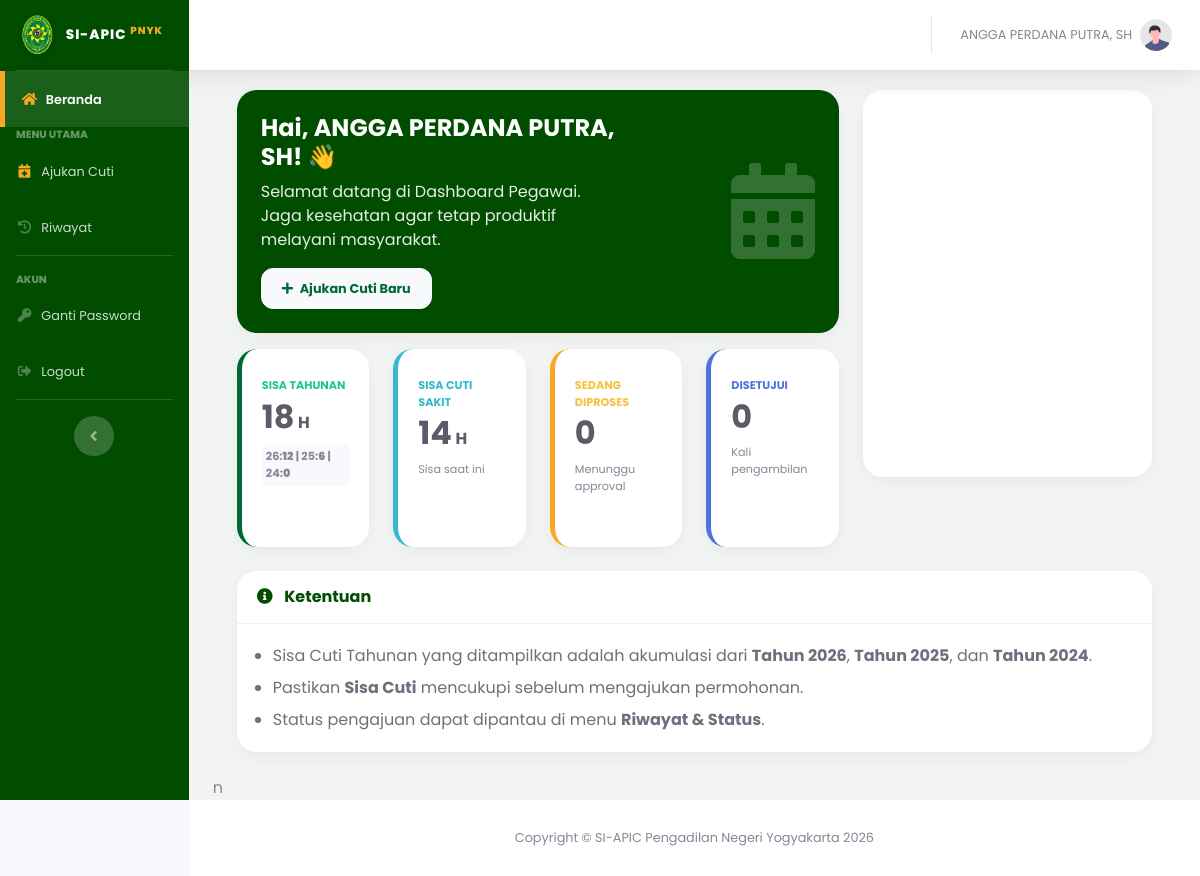
The page /index.php?page=dashboard_user (signed in) on the database as committed earlier.
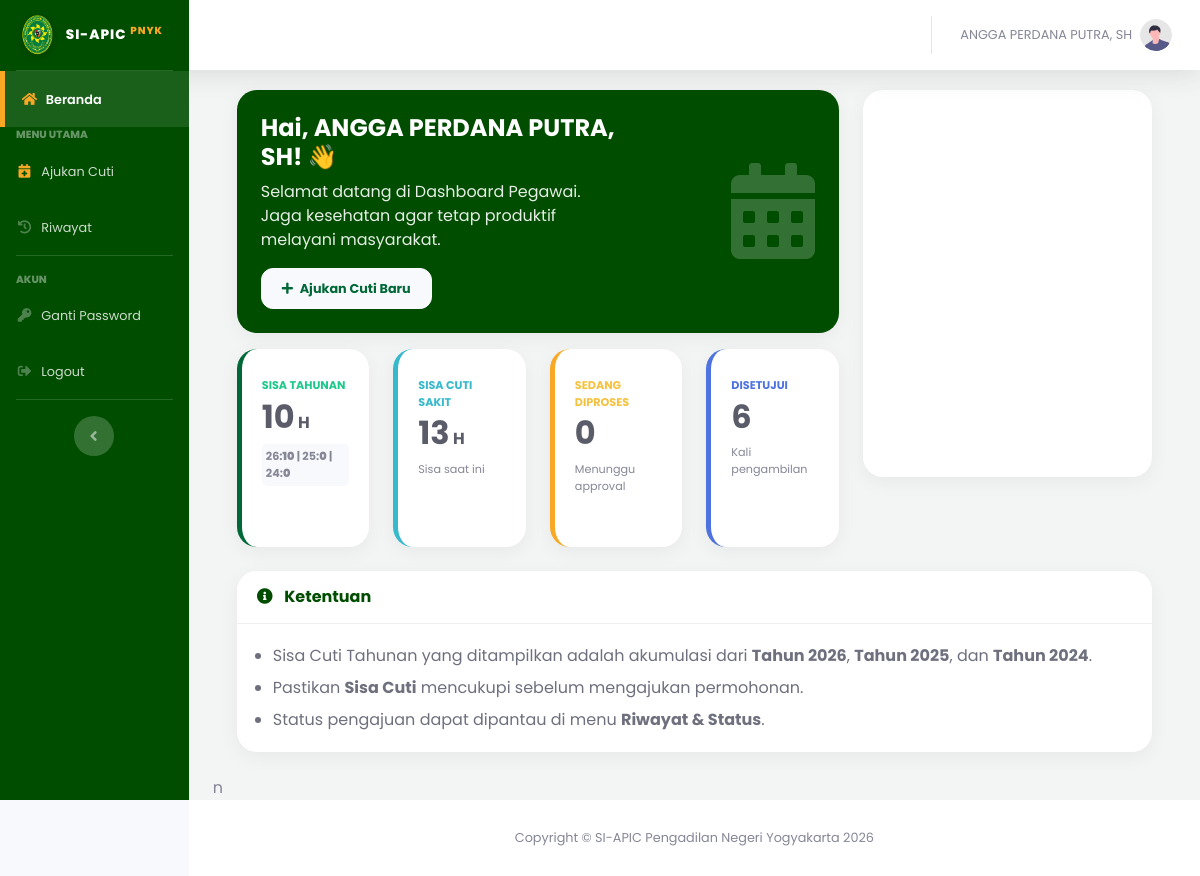
The same page on the database as committed later.
### tables this page shows
CREATE TABLE `users` (
  `id_user` int(11) NOT NULL,
  `nip` varchar(30) NOT NULL,
  `password` varchar(255) NOT NULL,
  `nama_lengkap` varchar(100) NOT NULL,
  `jabatan` varchar(100) DEFAULT NULL,
  `pangkat` varchar(50) DEFAULT NULL,
  `unit_kerja` varchar(100) DEFAULT 'Pengadilan Negeri Yogyakarta',
  `no_telepon` varchar(20) DEFAULT NULL,
  `role` enum('admin','user') NOT NULL,
  `is_atasan_langsung` tinyint(1) DEFAULT 0 COMMENT '1=Bisa TTD, 0=Staf Biasa',
  `sisa_cuti_n` int(11) DEFAULT 12,
  `sisa_cuti_n1` int(11) DEFAULT 0,
  `sisa_cuti_n2` int(11) DEFAULT 0,
  `kuota_cuti_sakit` int(11) DEFAULT 14,
  `created_at` timestamp NOT NULL DEFAULT current_timestamp(),
  `status_akun` enum('aktif','nonaktif') DEFAULT 'aktif',
  `id_atasan` int(11) DEFAULT NULL,
  `is_atasan` enum('0','1') DEFAULT '0'
);

### pages/user/dashboard.php (the view, shortened to what the changed rows need)
<?php
$id_user = $_SESSION['id_user'];
$query_user = mysqli_query($koneksi, "SELECT * FROM users WHERE id_user='$id_user'");
$total_tahunan = 0;
$sisa_sakit    = 0;
$nama_lengkap  = $_SESSION['nama_lengkap'];
if(mysqli_num_rows($query_user) > 0){
    $user = mysqli_fetch_assoc($query_user);
    $nama_lengkap = $user['nama_lengkap'];
    $n  = isset($user['sisa_cuti_n'])  ? $user['sisa_cuti_n']  : 0;
    $n1 = isset($user['sisa_cuti_n1']) ? $user['sisa_cuti_n1'] : 0;
    $n2 = isset($user['sisa_cuti_n2']) ? $user['sisa_cuti_n2'] : 0;
    $total_tahunan = $n + $n1 + $n2;
    $sisa_sakit = isset($user['kuota_cuti_sakit']) ? $user['kuota_cuti_sakit'] : 0;
}
$thn_skrg = date('Y');
$thn_min1 = $thn_skrg - 1;
$thn_min2 = $thn_skrg - 2;
$query_menunggu = mysqli_query($koneksi, "SELECT * FROM pengajuan_cuti WHERE id_user='$id_user' AND status='diajukan'");
$jml_menunggu = mysqli_num_rows($query_menunggu);
$query_setuju = mysqli_query($koneksi, "SELECT * FROM pengajuan_cuti WHERE id_user='$id_user' AND status='Disetujui' AND YEAR(tgl_mulai)='$thn_skrg'");
$jml_setuju = mysqli_num_rows($query_setuju);
?>
<div class="container-fluid">
    <div class="row">
        <div class="col-xl-8 col-lg-7">
            <div class="card text-white shadow mb-3" style="background: linear-gradient(90deg, #004d00 0%, #004d00 100%); border-radius: 20px; border:none;">
                <div class="card-body p-4">
                    <div class="row align-items-center">
                        <div class="col-md-8">
                            <h2 class="font-weight-bold mb-2" style="font-size: 1.5rem;">Hai, <?php echo $nama_lengkap; ?>! 👋</h2>
                            <p class="mb-3" style="opacity: 0.9;">Selamat datang di Dashboard Pegawai. Jaga kesehatan agar tetap produktif melayani masyarakat.</p>
                            <a href="index.php?page=form_cuti" class="btn btn-light font-weight-bold shadow-sm" style="border-radius: 30px; color: #006837 !important; font-size: 0.8rem;"><i class="fas fa-plus mr-1"></i> Ajukan Cuti Baru</a>
                        </div>
                        <div class="col-md-4 d-none d-md-block text-right">
                            <i class="fas fa-calendar-alt" style="font-size: 6rem; opacity: 0.2;"></i>
                        </div>
                    </div>
                </div>
            </div>
            <div class="row">
                <div class="col-xl-3 col-md-6 mb-4">
                    <div class="card py-2 border-left-success shadow-sm h-100" style="border-left: 5px solid #006837 !important;">
                        <div class="card-body">
                            <div class="text-xs font-weight-bold text-success text-uppercase mb-1">Sisa Tahunan</div>
                            <div class="h2 mb-0 font-weight-bold text-gray-800"><?php echo $total_tahunan; ?><span style="font-size:1rem"> H</span></div>
                            <div class="mt-2 text-xs font-weight-bold text-muted" style="background: #f8f9fc; padding: 4px; border-radius: 5px;">
                                <?php echo substr($thn_skrg, 2); ?>:<b><?php echo $n; ?></b> | <?php echo substr($thn_min1, 2); ?>:<b><?php echo $n1; ?></b> | <?php echo substr($thn_min2, 2); ?>:<b><?php echo $n2; ?></b>
                            </div>
                        </div>
                    </div>
                </div>
                <div class="col-xl-3 col-md-6 mb-4">
                    <div class="card py-2 border-left-info shadow-sm h-100" style="border-left: 5px solid #36b9cc !important;">
                        <div class="card-body">
                            <div class="text-xs font-weight-bold text-info text-uppercase mb-1">Sisa Cuti Sakit</div>
                            <div class="h2 mb-0 font-weight-bold text-gray-800"><?php echo $sisa_sakit; ?><span style="font-size:1rem"> H</span></div>
                            <div class="mt-2 text-xs text-muted">Sisa saat ini</div>
                        </div>
                    </div>
                </div>
                <div class="col-xl-3 col-md-6 mb-4">
                    <div class="card py-2 border-left-warning shadow-sm h-100" style="border-left: 5px solid #F9A825 !important;">
                        <div class="card-body">
                            <div class="text-xs font-weight-bold text-warning text-uppercase mb-1">Sedang Diproses</div>
                            <div class="h2 mb-0 font-weight-bold text-gray-800"><?php echo $jml_menunggu; ?></div>
                            <div class="mt-2 text-xs text-muted">Menunggu approval</div>
                        </div>
                    </div>
                </div>
                <div class="col-xl-3 col-md-6 mb-4">
                    <div class="card py-2 border-left-primary shadow-sm h-100" style="border-left: 5px solid #4e73df !important;">
                        <div class="card-body">
                            <div class="text-xs font-weight-bold text-primary text-uppercase mb-1">Disetujui</div>
                            <div class="h2 mb-0 font-weight-bold text-gray-800"><?php echo $jml_setuju; ?></div>
                            <div class="mt-2 text-xs text-muted">Kali pengambilan</div>
                        </div>
                    </div>
                </div>
            </div>
        </div>
        <div class="col-xl-4 col-lg-5 mb-4">
            <div class="card card-modern calendar-card-fix shadow-sm">
                <div class="card-body p-3">
                </div>
            </div>
        </div>
    </div>
    <div class="row">
        <div class="col-12">
            <div class="card mb-4 shadow-sm">
                <div class="card-header py-3 bg-white d-flex align-items-center">
                    <h6 class="m-0 font-weight-bold text-primary" style="color: #004d00 !important;">
                        <i class="fas fa-info-circle mr-2"></i> Ketentuan
                    </h6>
                </div>
                <div class="card-body text-gray-700">
                    <ul class="mb-0 pl-3">
                        <li class="mb-2">Sisa Cuti Tahunan yang ditampilkan adalah akumulasi dari <b>Tahun <?php echo $thn_skrg; ?></b>, <b>Tahun <?php echo $thn_min1; ?></b>, dan <b>Tahun <?php echo $thn_min2; ?></b>.</li>
                        <li class="mb-2">Pastikan <b>Sisa Cuti</b> mencukupi sebelum mengajukan permohonan.</li>
                        <li>Status pengajuan dapat dipantau di menu <b>Riwayat & Status</b>.</li>
                    </ul>
                </div>
            </div>
        </div>
    </div>
</div>
<link href='https://cdn.jsdelivr.net/npm/fullcalendar@5.11.3/main.min.css' rel='stylesheet' />
n

Rows that differ between the two databases and show on the page:
changed users "ANGGA PERDANA PUTRA, SH": sisa_cuti_n "18" → "10"; sisa_cuti_n "12" → "10"; sisa_cuti_n1 "6" → "0"; kuota_cuti_sakit "14" → "13"
Other text that changed with them:
$jml_setuju: "0" → "6"
